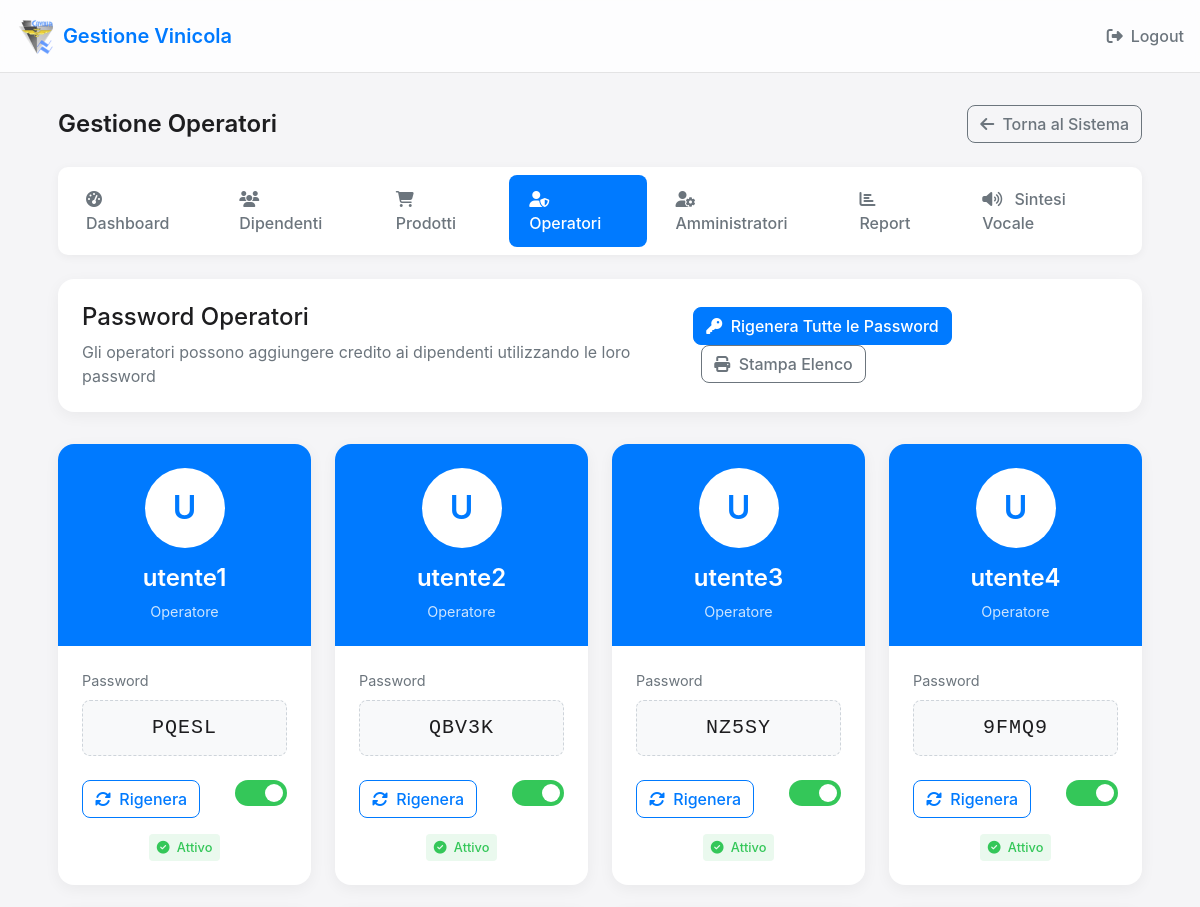
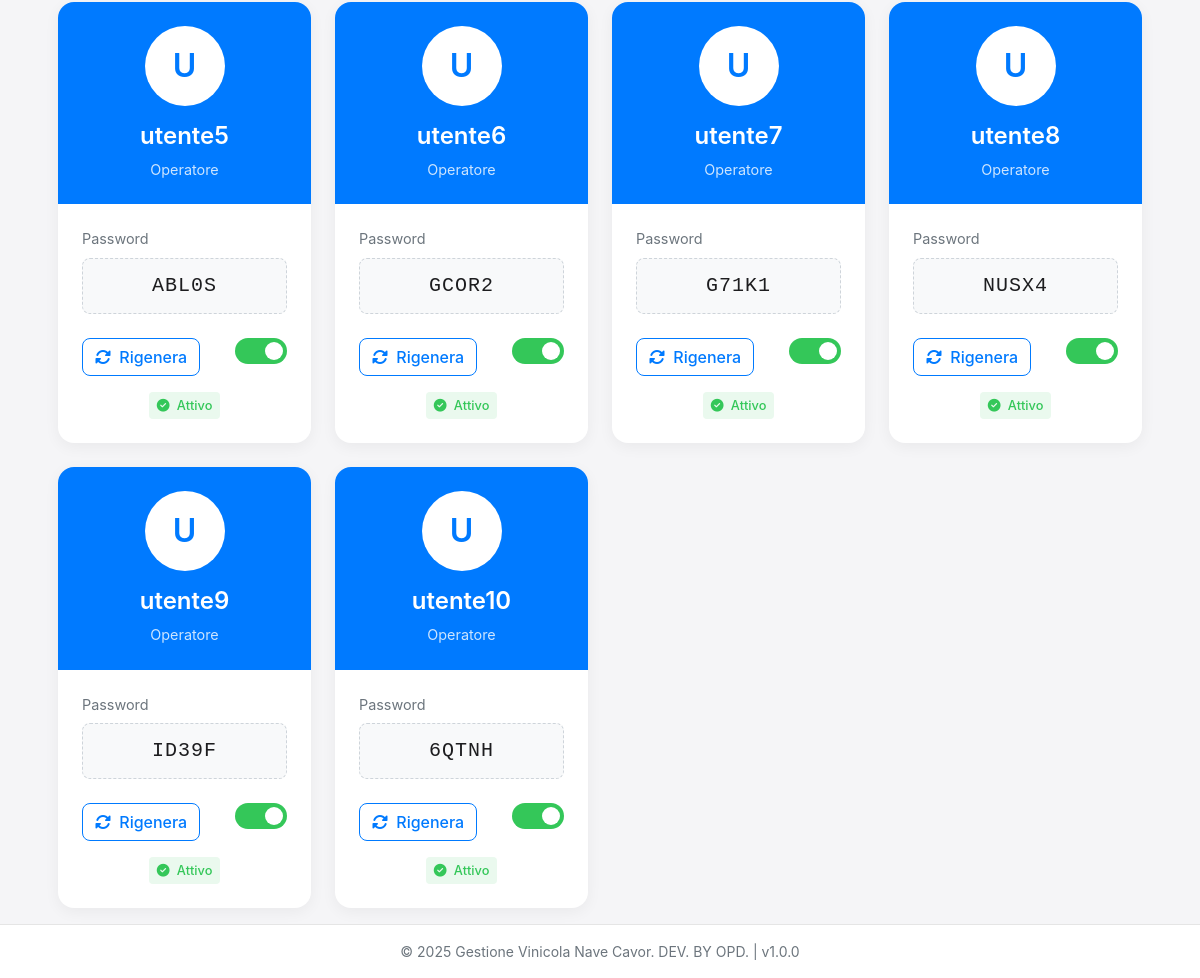
Screenshot of /admin/operators (signed in) with the database file from the repository (2 pictures, top to bottom).
### app.py (models this page shows)
class Operator(db.Model):
    id = db.Column(db.Integer, primary_key=True)
    username = db.Column(db.String(50), unique=True)  # utente1, utente2, ecc.
    password = db.Column(db.String(10))  # Password in chiaro per facilità di uso (5 caratteri)
    active = db.Column(db.Boolean, default=True)

### app.py (the view)
@app.route('/admin/operators')
def admin_operators():
    if session.get('admin_logged_in') != True:
        return redirect(url_for('admin_login'))
    operators = Operator.query.all()
    return render_template('admin_operators.html', operators=operators)

### app.py (called while the page is built)
@app.context_processor
def inject_app_info():
    now = datetime.now()
    return {
        'app_name': app.config['APP_NAME'],
        'app_version': app.config['APP_VERSION'],
        'now': now
    }

### templates/admin_operators.html (shortened to what this page needs)
{% extends "base.html" %}
{% block header_actions %}
<a href="{{ url_for('admin_logout') }}" class="logout-button">
    <i class="fas fa-sign-out-alt"></i> Logout
</a>
{% endblock %}
{% block content %}
<div class="admin-container">
    <div class="admin-header">
        <h1 class="admin-title">Gestione Operatori</h1>
        <div>
            <a href="{{ url_for('index') }}" class="btn btn-outline-secondary">
                <i class="fas fa-arrow-left me-1"></i> Torna al Sistema
            </a>
        </div>
    </div>
    <div class="admin-tabs">
        <a href="{{ url_for('admin_dashboard') }}" class="admin-tab">
            <i class="fas fa-tachometer-alt"></i> Dashboard
        </a>
        <a href="{{ url_for('admin_employees') }}" class="admin-tab">
            <i class="fas fa-users"></i> Dipendenti
        </a>
        <a href="{{ url_for('admin_products') }}" class="admin-tab">
            <i class="fas fa-shopping-cart"></i> Prodotti
        </a>
        <a href="{{ url_for('admin_operators') }}" class="admin-tab active">
            <i class="fas fa-user-shield"></i> Operatori
        </a>
        {% if session.is_super_admin %}
        <a href="{{ url_for('admin_admins') }}" class="admin-tab">
            <i class="fas fa-user-cog"></i> Amministratori
        </a>
        {% endif %}
        <a href="{{ url_for('admin_reports') }}" class="admin-tab">
            <i class="fas fa-chart-bar"></i> Report
        </a>
        <a href="{{ url_for('admin_speech_config') }}" class="admin-tab">
            <i class="fas fa-volume-up"></i> Sintesi Vocale
        </a>
    </div>
    <div class="card regenerate-section">
        <div class="card-body">
            <div class="d-flex justify-content-between align-items-center">
                <div>
                    <h4 class="mb-2">Password Operatori</h4>
                    <p class="text-muted mb-0">Gli operatori possono aggiungere credito ai dipendenti utilizzando le loro password</p>
                </div>
                <div>
                    <button id="regenerateAllBtn" class="btn btn-primary">
                        <i class="fas fa-key me-1"></i> Rigenera Tutte le Password
                    </button>
                    <button id="printPasswordsBtn" class="btn btn-outline-secondary ms-2">
                        <i class="fas fa-print me-1"></i> Stampa Elenco
                    </button>
                </div>
            </div>
        </div>
    </div>
    <div class="operators-grid">
        {% for operator in operators %}
        <div class="operator-card">
            <div class="operator-header">
                <div class="operator-avatar">{{ operator.username[0]|upper }}</div>
                <h3 class="operator-username">{{ operator.username }}</h3>
                <div class="operator-role">Operatore</div>
            </div>
            <div class="operator-body">
                <div class="operator-password-section">
                    <div class="operator-password-label">Password</div>
                    <div class="operator-password">{{ operator.password }}</div>
                </div>
                <div class="operator-actions">
                    <button class="btn btn-outline-primary regenerate-single-btn" data-operator-id="{{ operator.id }}">
                        <i class="fas fa-sync-alt me-1"></i> Rigenera
                    </button>
                    <div>
                        <label class="toggle-active">
                            <span class="slider"></span>
                        </label>
                    </div>
                </div>
                <div class="activity-status">
                    <span class="activity-label {% if operator.active %}activity-active{% else %}activity-inactive{% endif %}">
                        {% if operator.active %}
                        <i class="fas fa-check-circle me-1"></i> Attivo
                        {% else %}
                        <i class="fas fa-times-circle me-1"></i> Inattivo
                        {% endif %}
                    </span>
                </div>
            </div>
        </div>
        {% endfor %}
    </div>
</div>
{% endblock %}

### templates/base.html (style rules this page uses)
:root { --primary-color: #007aff; --secondary-color: #5ac8fa; --success-color: #34c759; --danger-color: #ff3b30; --warning-color: #ffcc00; --info-color: #5ac8fa; --light-color: #f2f2f7; --dark-color: #1c1c1e; }
body { font-family: -apple-system, BlinkMacSystemFont, 'Segoe UI', Roboto, Helvetica, Arial, sans-serif; background-color: #f5f5f7; color: #1d1d1f; margin: 0; padding: 0; min-height: 100vh; display: flex; flex-direction: column; }
.card { border: none; border-radius: 16px; box-shadow: 0 4px 15px rgba(0, 0, 0, 0.05); overflow: hidden; margin-bottom: 1.5rem; }
.card-body { padding: 1.5rem; }
.btn { border-radius: 8px; font-weight: 500; }
.btn-primary { background-color: var(--primary-color); border-color: var(--primary-color); }
.btn-outline-primary { color: var(--primary-color); border-color: var(--primary-color); }
.admin-container { max-width: 1200px; margin: 0 auto; padding: 0 1rem; }
.admin-header { display: flex; justify-content: space-between; align-items: center; margin-bottom: 1.5rem; }
.admin-title { font-size: 1.5rem; font-weight: 600; margin: 0; }
.admin-tabs { display: flex; gap: 0.5rem; background-color: white; padding: 0.5rem; border-radius: 10px; margin-bottom: 1.5rem; box-shadow: 0 2px 10px rgba(0, 0, 0, 0.05); }
.admin-tab { padding: 0.75rem 1.25rem; border-radius: 8px; color: #6c757d; text-decoration: none; font-weight: 500; transition: all 0.2s; }
.admin-tab.active { background-color: var(--primary-color); color: white; }
.admin-tab i { margin-right: 0.5rem; }

### templates/admin_operators.html (style rules this page uses)
.admin-container { margin-top: 1rem; }
.operators-grid { display: grid; grid-template-columns: repeat(auto-fill, minmax(250px, 1fr)); gap: 1.5rem; margin-top: 1.5rem; }
.operator-card { background-color: white; border-radius: 16px; box-shadow: 0 4px 15px rgba(0, 0, 0, 0.05); overflow: hidden; transition: transform 0.2s, box-shadow 0.2s; }
.operator-header { background-color: var(--primary-color); color: white; padding: 1.5rem; text-align: center; }
.operator-avatar { width: 80px; height: 80px; background-color: white; color: var(--primary-color); border-radius: 50%; display: flex; align-items: center; justify-content: center; font-size: 2rem; font-weight: 600; margin: 0 auto 1rem; }
.operator-username { font-size: 1.5rem; font-weight: 600; margin-bottom: 0.5rem; }
.operator-role { font-size: 0.9rem; opacity: 0.8; }
.operator-body { padding: 1.5rem; }
.operator-password-section { margin-bottom: 1.5rem; }
.operator-password-label { font-size: 0.9rem; color: #6c757d; margin-bottom: 0.5rem; }
.operator-password { font-family: monospace; background-color: #f8f9fa; padding: 0.75rem; border-radius: 8px; border: 1px dashed #ced4da; text-align: center; font-weight: 500; font-size: 1.25rem; letter-spacing: 1px; }
.operator-actions { display: flex; justify-content: space-between; }
.toggle-active { position: relative; display: inline-block; width: 52px; height: 26px; }
.slider { position: absolute; cursor: pointer; top: 0; left: 0; right: 0; bottom: 0; background-color: #ccc; transition: .4s; border-radius: 26px; }
.slider:before { position: absolute; content: ""; height: 18px; width: 18px; left: 4px; bottom: 4px; background-color: white; transition: .4s; border-radius: 50%; }
input:checked + .slider { background-color: var(--success-color); }
input:checked + .slider:before { transform: translateX(26px); }
.activity-status { text-align: center; margin-top: 1rem; }
.activity-label { display: inline-block; padding: 0.25rem 0.5rem; border-radius: 4px; font-size: 0.8rem; font-weight: 500; }
.activity-active { background-color: rgba(52, 199, 89, 0.1); color: var(--success-color); }
.regenerate-section { margin-bottom: 2rem; }
.logout-button { color: #6c757d; text-decoration: none; display: flex; align-items: center; font-weight: 500; transition: all 0.2s; }
.logout-button i { margin-right: 0.5rem; }

### rows the page displays
Operator: username "U", username "utente1", password "PQESL", active True (drawn)
Operator: username "U", username "utente2", password "QBV3K", active True (drawn)
Operator: username "U", username "utente3", password "NZ5SY", active True (drawn)
Operator: username "U", username "utente4", password "9FMQ9", active True (drawn)
Operator: username "U", username "utente5", password "ABL0S", active True (drawn)
Operator: username "U", username "utente6", password "GCOR2", active True (drawn)
Operator: username "U", username "utente7", password "G71K1", active True (drawn)
Operator: username "U", username "utente8", password "NUSX4", active True (drawn)
Operator: username "U", username "utente9", password "ID39F", active True (drawn)
Operator: username "U", username "utente10", password "6QTNH", active True (drawn)

### other values shown
{{ app_name }} "Gestione Vinicola"
{{ now.year|default(2025) }} "2025"
{{ app_version }} "1.0.0"
